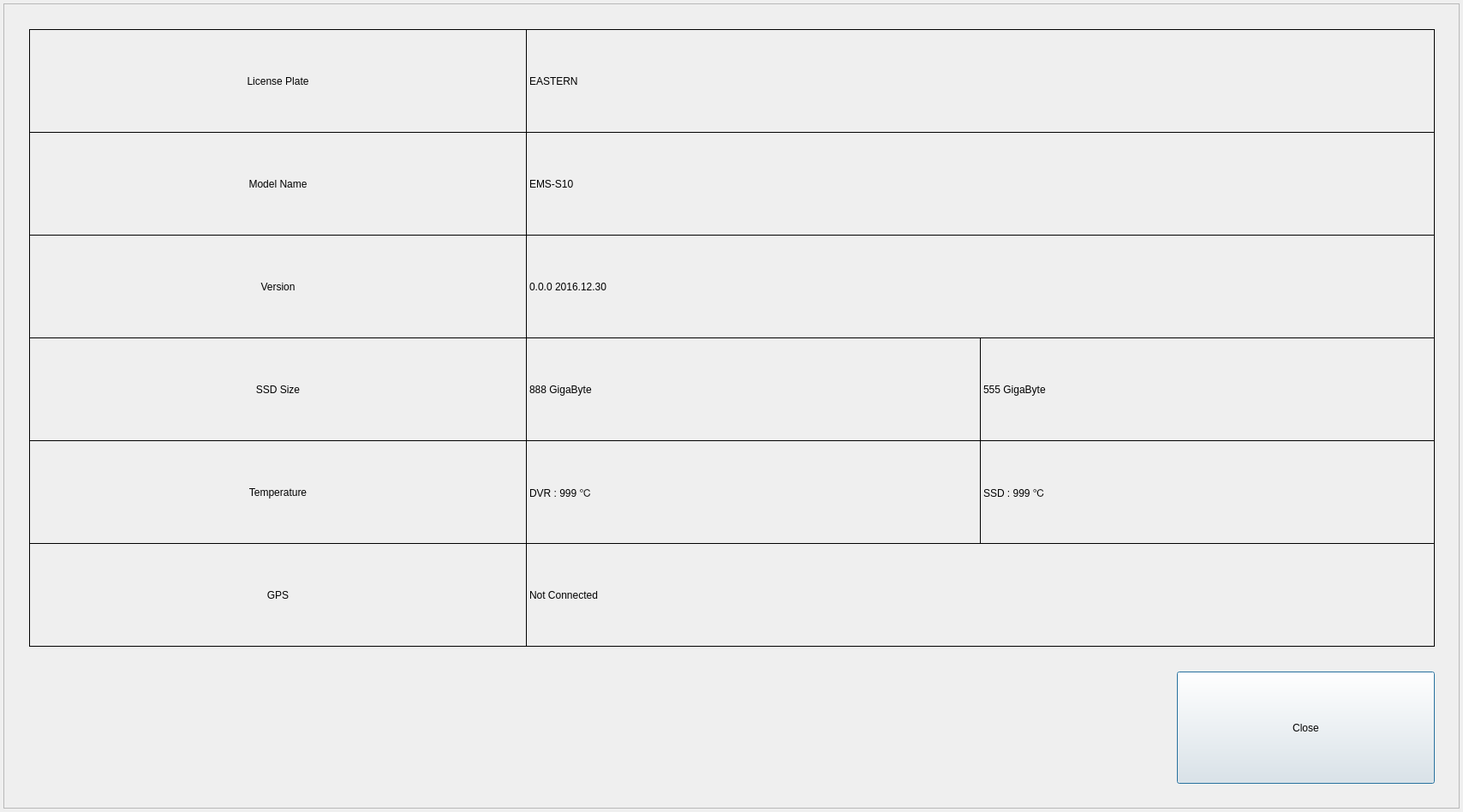
<?xml version="1.0" encoding="UTF-8"?>
<ui version="4.0">
 <class>InformationDialog1080p</class>
 <widget class="QDialog" name="InformationDialog1080p">
  <property name="geometry">
   <rect>
    <x>0</x>
    <y>0</y>
    <width>1708</width>
    <height>948</height>
   </rect>
  </property>
  <property name="windowTitle">
   <string>INFORMATION PROPERTY</string>
  </property>
  <widget class="QFrame" name="frame">
   <property name="geometry">
    <rect>
     <x>4</x>
     <y>4</y>
     <width>1700</width>
     <height>940</height>
    </rect>
   </property>
   <property name="frameShape">
    <enum>QFrame::StyledPanel</enum>
   </property>
   <property name="frameShadow">
    <enum>QFrame::Raised</enum>
   </property>
   <widget class="QLabel" name="labelModelName">
    <property name="geometry">
     <rect>
      <x>30</x>
      <y>150</y>
      <width>581</width>
      <height>121</height>
     </rect>
    </property>
    <property name="frameShape">
     <enum>QFrame::Box</enum>
    </property>
    <property name="text">
     <string>Model Name</string>
    </property>
    <property name="alignment">
     <set>Qt::AlignCenter</set>
    </property>
   </widget>
   <widget class="QPushButton" name="buttonClose">
    <property name="geometry">
     <rect>
      <x>1370</x>
      <y>780</y>
      <width>301</width>
      <height>131</height>
     </rect>
    </property>
    <property name="text">
     <string>Close</string>
    </property>
   </widget>
   <widget class="QLabel" name="labelVersion">
    <property name="geometry">
     <rect>
      <x>30</x>
      <y>270</y>
      <width>581</width>
      <height>121</height>
     </rect>
    </property>
    <property name="frameShape">
     <enum>QFrame::Box</enum>
    </property>
    <property name="text">
     <string>Version</string>
    </property>
    <property name="alignment">
     <set>Qt::AlignCenter</set>
    </property>
   </widget>
   <widget class="QLabel" name="labelHddSize">
    <property name="geometry">
     <rect>
      <x>30</x>
      <y>390</y>
      <width>581</width>
      <height>121</height>
     </rect>
    </property>
    <property name="frameShape">
     <enum>QFrame::Box</enum>
    </property>
    <property name="text">
     <string>SSD Size</string>
    </property>
    <property name="alignment">
     <set>Qt::AlignCenter</set>
    </property>
   </widget>
   <widget class="QLabel" name="labelGps">
    <property name="geometry">
     <rect>
      <x>30</x>
      <y>630</y>
      <width>581</width>
      <height>121</height>
     </rect>
    </property>
    <property name="frameShape">
     <enum>QFrame::Box</enum>
    </property>
    <property name="text">
     <string>GPS</string>
    </property>
    <property name="alignment">
     <set>Qt::AlignCenter</set>
    </property>
   </widget>
   <widget class="QLabel" name="labelLicensePlate">
    <property name="geometry">
     <rect>
      <x>30</x>
      <y>30</y>
      <width>581</width>
      <height>121</height>
     </rect>
    </property>
    <property name="frameShape">
     <enum>QFrame::Box</enum>
    </property>
    <property name="text">
     <string>License Plate</string>
    </property>
    <property name="alignment">
     <set>Qt::AlignCenter</set>
    </property>
   </widget>
   <widget class="QLabel" name="labelLicensePlate2">
    <property name="geometry">
     <rect>
      <x>610</x>
      <y>30</y>
      <width>1061</width>
      <height>121</height>
     </rect>
    </property>
    <property name="frameShape">
     <enum>QFrame::Box</enum>
    </property>
    <property name="text">
     <string>EASTERN</string>
    </property>
   </widget>
   <widget class="QLabel" name="labelModelName2">
    <property name="geometry">
     <rect>
      <x>610</x>
      <y>150</y>
      <width>1061</width>
      <height>121</height>
     </rect>
    </property>
    <property name="frameShape">
     <enum>QFrame::Box</enum>
    </property>
    <property name="text">
     <string>EMS-S10</string>
    </property>
   </widget>
   <widget class="QLabel" name="labelVersion2">
    <property name="geometry">
     <rect>
      <x>610</x>
      <y>270</y>
      <width>1061</width>
      <height>121</height>
     </rect>
    </property>
    <property name="frameShape">
     <enum>QFrame::Box</enum>
    </property>
    <property name="text">
     <string>0.0.0 2016.12.30</string>
    </property>
   </widget>
   <widget class="QLabel" name="labelNormalSize2">
    <property name="geometry">
     <rect>
      <x>610</x>
      <y>390</y>
      <width>531</width>
      <height>121</height>
     </rect>
    </property>
    <property name="frameShape">
     <enum>QFrame::Box</enum>
    </property>
    <property name="text">
     <string>888 GigaByte</string>
    </property>
   </widget>
   <widget class="QLabel" name="labelEventSize2">
    <property name="geometry">
     <rect>
      <x>1140</x>
      <y>390</y>
      <width>531</width>
      <height>121</height>
     </rect>
    </property>
    <property name="frameShape">
     <enum>QFrame::Box</enum>
    </property>
    <property name="text">
     <string>555 GigaByte</string>
    </property>
   </widget>
   <widget class="QLabel" name="labelGps2">
    <property name="geometry">
     <rect>
      <x>610</x>
      <y>630</y>
      <width>1061</width>
      <height>121</height>
     </rect>
    </property>
    <property name="frameShape">
     <enum>QFrame::Box</enum>
    </property>
    <property name="text">
     <string>Not Connected</string>
    </property>
   </widget>
   <widget class="QLabel" name="labelDiskTemperature">
    <property name="geometry">
     <rect>
      <x>1140</x>
      <y>510</y>
      <width>531</width>
      <height>121</height>
     </rect>
    </property>
    <property name="frameShape">
     <enum>QFrame::Box</enum>
    </property>
    <property name="text">
     <string>SSD : 999 ℃</string>
    </property>
   </widget>
   <widget class="QLabel" name="labelDVRTemperature2">
    <property name="geometry">
     <rect>
      <x>610</x>
      <y>510</y>
      <width>531</width>
      <height>121</height>
     </rect>
    </property>
    <property name="frameShape">
     <enum>QFrame::Box</enum>
    </property>
    <property name="text">
     <string>DVR : 999 ℃</string>
    </property>
   </widget>
   <widget class="QLabel" name="labelDVRTemperature">
    <property name="geometry">
     <rect>
      <x>30</x>
      <y>510</y>
      <width>581</width>
      <height>121</height>
     </rect>
    </property>
    <property name="frameShape">
     <enum>QFrame::Box</enum>
    </property>
    <property name="text">
     <string>Temperature</string>
    </property>
    <property name="alignment">
     <set>Qt::AlignCenter</set>
    </property>
   </widget>
  </widget>
 </widget>
 <layoutdefault spacing="6" margin="11"/>
 <resources/>
 <connections/>
</ui>
